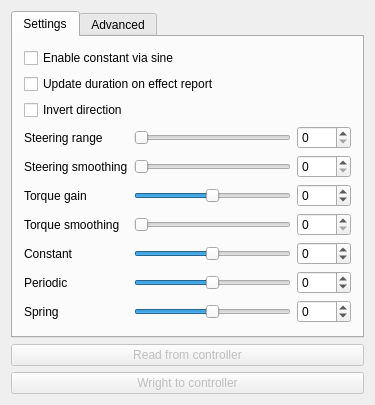
<?xml version="1.0" encoding="UTF-8"?>
<ui version="4.0">
 <class>MainWindow</class>
 <widget class="QMainWindow" name="MainWindow">
  <property name="enabled">
   <bool>true</bool>
  </property>
  <property name="geometry">
   <rect>
    <x>0</x>
    <y>0</y>
    <width>375</width>
    <height>382</height>
   </rect>
  </property>
  <property name="sizePolicy">
   <sizepolicy hsizetype="Fixed" vsizetype="Fixed">
    <horstretch>0</horstretch>
    <verstretch>0</verstretch>
   </sizepolicy>
  </property>
  <property name="windowTitle">
   <string>FFB Joystick Settings</string>
  </property>
  <property name="autoFillBackground">
   <bool>true</bool>
  </property>
  <property name="documentMode">
   <bool>false</bool>
  </property>
  <widget class="QWidget" name="centralWidget">
   <layout class="QVBoxLayout" name="verticalLayout_6">
    <item>
     <widget class="QTabWidget" name="tabWidget_3">
      <property name="currentIndex">
       <number>0</number>
      </property>
      <widget class="QWidget" name="tab_3">
       <attribute name="title">
        <string>Settings</string>
       </attribute>
       <layout class="QVBoxLayout" name="verticalLayout">
        <item>
         <widget class="QCheckBox" name="enableConstantViaSinCheckBox">
          <property name="toolTip">
           <string>Some games use sine effect to emulate constant force (for example Raceroom) Check this box for correct effects in such games.</string>
          </property>
          <property name="text">
           <string>Enable constant via sine</string>
          </property>
         </widget>
        </item>
        <item>
         <widget class="QCheckBox" name="updateDurationOnEffectReportCheckBox">
          <property name="toolTip">
           <string>Some games do not update effects duration correctly. Keep this box checked unless your game does not stop effects correctly.</string>
          </property>
          <property name="text">
           <string>Update duration on effect report</string>
          </property>
         </widget>
        </item>
        <item>
         <widget class="QCheckBox" name="invertDirection_1">
          <property name="toolTip">
           <string>Uncheck/check this box if your wheel turns to wrong side in game</string>
          </property>
          <property name="text">
           <string>Invert direction</string>
          </property>
         </widget>
        </item>
        <item>
         <layout class="QGridLayout" name="gridLayout">
          <item row="3" column="0">
           <widget class="QLabel" name="label_21">
            <property name="toolTip">
             <string>Filter for torque output smoothness. Increase value if FFB effects are noisy in game.</string>
            </property>
            <property name="text">
             <string>Torque smoothing</string>
            </property>
           </widget>
          </item>
          <item row="1" column="2">
           <widget class="QSpinBox" name="steeringSmoothingSpinner_1"/>
          </item>
          <item row="0" column="2">
           <widget class="QSpinBox" name="steeringRangeSpinner_1">
            <property name="maximum">
             <number>1000</number>
            </property>
            <property name="singleStep">
             <number>10</number>
            </property>
           </widget>
          </item>
          <item row="2" column="2">
           <widget class="QSpinBox" name="torqueGainSpinner_1">
            <property name="minimum">
             <number>-100</number>
            </property>
            <property name="maximum">
             <number>100</number>
            </property>
           </widget>
          </item>
          <item row="6" column="2">
           <widget class="QSpinBox" name="springSpinner_1">
            <property name="minimum">
             <number>-100</number>
            </property>
            <property name="maximum">
             <number>100</number>
            </property>
           </widget>
          </item>
          <item row="6" column="1">
           <widget class="QSlider" name="springSlider_1">
            <property name="minimum">
             <number>-100</number>
            </property>
            <property name="maximum">
             <number>100</number>
            </property>
            <property name="orientation">
             <enum>Qt::Horizontal</enum>
            </property>
           </widget>
          </item>
          <item row="2" column="0">
           <widget class="QLabel" name="label_25">
            <property name="toolTip">
             <string>Total effect power. Set ot negative values if you need to inver effect direction</string>
            </property>
            <property name="text">
             <string>Torque gain</string>
            </property>
           </widget>
          </item>
          <item row="4" column="0">
           <widget class="QLabel" name="label_26">
            <property name="toolTip">
             <string>Constant effect power. Set ot negative values if you need to inver effect direction</string>
            </property>
            <property name="text">
             <string>Constant</string>
            </property>
           </widget>
          </item>
          <item row="5" column="0">
           <widget class="QLabel" name="label_18">
            <property name="toolTip">
             <string>Periodic effect power. Set ot negative values if you need to inver effect direction</string>
            </property>
            <property name="text">
             <string>Periodic</string>
            </property>
           </widget>
          </item>
          <item row="0" column="0">
           <widget class="QLabel" name="label_23">
            <property name="toolTip">
             <string>Total range of wheel rotation in deegrees</string>
            </property>
            <property name="text">
             <string>Steering range</string>
            </property>
           </widget>
          </item>
          <item row="1" column="1">
           <widget class="QSlider" name="steeringSmoothingSlider_1">
            <property name="orientation">
             <enum>Qt::Horizontal</enum>
            </property>
           </widget>
          </item>
          <item row="0" column="1">
           <widget class="QSlider" name="steeringRangeSlider_1">
            <property name="maximum">
             <number>1000</number>
            </property>
            <property name="singleStep">
             <number>10</number>
            </property>
            <property name="orientation">
             <enum>Qt::Horizontal</enum>
            </property>
           </widget>
          </item>
          <item row="4" column="1">
           <widget class="QSlider" name="constantSlider_1">
            <property name="minimum">
             <number>-100</number>
            </property>
            <property name="maximum">
             <number>100</number>
            </property>
            <property name="orientation">
             <enum>Qt::Horizontal</enum>
            </property>
           </widget>
          </item>
          <item row="4" column="2">
           <widget class="QSpinBox" name="constantSpinner_1">
            <property name="minimum">
             <number>-100</number>
            </property>
            <property name="maximum">
             <number>100</number>
            </property>
           </widget>
          </item>
          <item row="5" column="1">
           <widget class="QSlider" name="periodicSlider_1">
            <property name="minimum">
             <number>-100</number>
            </property>
            <property name="maximum">
             <number>100</number>
            </property>
            <property name="orientation">
             <enum>Qt::Horizontal</enum>
            </property>
           </widget>
          </item>
          <item row="6" column="0">
           <widget class="QLabel" name="label_28">
            <property name="toolTip">
             <string>Spring effect power. Set ot negative values if you need to inver effect direction</string>
            </property>
            <property name="text">
             <string>Spring</string>
            </property>
           </widget>
          </item>
          <item row="2" column="1">
           <widget class="QSlider" name="torqueGainSlider_1">
            <property name="minimum">
             <number>-100</number>
            </property>
            <property name="maximum">
             <number>100</number>
            </property>
            <property name="orientation">
             <enum>Qt::Horizontal</enum>
            </property>
           </widget>
          </item>
          <item row="1" column="0">
           <widget class="QLabel" name="label_27">
            <property name="toolTip">
             <string>Filter for steering output smoothness. Increase value if wheel steering is noisy in game.</string>
            </property>
            <property name="text">
             <string>Steering smoothing</string>
            </property>
           </widget>
          </item>
          <item row="3" column="1">
           <widget class="QSlider" name="torqueSmoothingSlider_1">
            <property name="orientation">
             <enum>Qt::Horizontal</enum>
            </property>
           </widget>
          </item>
          <item row="5" column="2">
           <widget class="QSpinBox" name="periodicSpinner_1">
            <property name="minimum">
             <number>-100</number>
            </property>
            <property name="maximum">
             <number>100</number>
            </property>
           </widget>
          </item>
          <item row="3" column="2">
           <widget class="QSpinBox" name="torqueSmoothingSpinner_1"/>
          </item>
         </layout>
        </item>
       </layout>
      </widget>
      <widget class="QWidget" name="tab_4">
       <attribute name="title">
        <string>Advanced</string>
       </attribute>
       <layout class="QVBoxLayout" name="verticalLayout_4">
        <item>
         <widget class="QCheckBox" name="checkBoenableSystemSettingsCheckBox">
          <property name="text">
           <string>Enable advanced settings</string>
          </property>
         </widget>
        </item>
        <item>
         <layout class="QFormLayout" name="formLayout">
          <property name="leftMargin">
           <number>5</number>
          </property>
          <property name="topMargin">
           <number>5</number>
          </property>
          <property name="rightMargin">
           <number>5</number>
          </property>
          <property name="bottomMargin">
           <number>5</number>
          </property>
          <item row="0" column="0">
           <widget class="QLabel" name="label_2">
            <property name="text">
             <string>Encoder CPR</string>
            </property>
           </widget>
          </item>
          <item row="0" column="1">
           <widget class="QSpinBox" name="encoderSpinBox">
            <property name="enabled">
             <bool>false</bool>
            </property>
            <property name="readOnly">
             <bool>false</bool>
            </property>
            <property name="maximum">
             <number>99999</number>
            </property>
            <property name="singleStep">
             <number>10</number>
            </property>
           </widget>
          </item>
          <item row="1" column="1">
           <widget class="QSpinBox" name="mechanicalCenterSpinBox">
            <property name="enabled">
             <bool>false</bool>
            </property>
            <property name="maximum">
             <number>99999</number>
            </property>
           </widget>
          </item>
          <item row="1" column="0">
           <widget class="QLabel" name="label_3">
            <property name="text">
             <string>Mechanical center</string>
            </property>
           </widget>
          </item>
         </layout>
        </item>
        <item>
         <widget class="QPushButton" name="mechanicalCenterSetButton">
          <property name="enabled">
           <bool>false</bool>
          </property>
          <property name="text">
           <string>Set mechanical center to current position</string>
          </property>
         </widget>
        </item>
        <item>
         <widget class="QPushButton" name="calibrateElectricalCenterButton">
          <property name="enabled">
           <bool>false</bool>
          </property>
          <property name="text">
           <string>Calibrate electrical poles curve</string>
          </property>
         </widget>
        </item>
        <item>
         <spacer name="verticalSpacer">
          <property name="orientation">
           <enum>Qt::Vertical</enum>
          </property>
          <property name="sizeHint" stdset="0">
           <size>
            <width>20</width>
            <height>40</height>
           </size>
          </property>
         </spacer>
        </item>
       </layout>
      </widget>
     </widget>
    </item>
    <item>
     <widget class="QPushButton" name="readButton">
      <property name="enabled">
       <bool>false</bool>
      </property>
      <property name="text">
       <string>Read from controller</string>
      </property>
     </widget>
    </item>
    <item>
     <widget class="QPushButton" name="writeButton">
      <property name="enabled">
       <bool>false</bool>
      </property>
      <property name="text">
       <string>Wright to controller</string>
      </property>
     </widget>
    </item>
   </layout>
  </widget>
 </widget>
 <layoutdefault spacing="6" margin="11"/>
 <resources/>
 <connections>
  <connection>
   <sender>periodicSlider_1</sender>
   <signal>valueChanged(int)</signal>
   <receiver>periodicSpinner_1</receiver>
   <slot>setValue(int)</slot>
   <hints>
    <hint type="sourcelabel">
     <x>294</x>
     <y>327</y>
    </hint>
    <hint type="destinationlabel">
     <x>351</x>
     <y>326</y>
    </hint>
   </hints>
  </connection>
  <connection>
   <sender>torqueGainSpinner_1</sender>
   <signal>valueChanged(int)</signal>
   <receiver>torqueGainSlider_1</receiver>
   <slot>setValue(int)</slot>
   <hints>
    <hint type="sourcelabel">
     <x>351</x>
     <y>186</y>
    </hint>
    <hint type="destinationlabel">
     <x>294</x>
     <y>187</y>
    </hint>
   </hints>
  </connection>
  <connection>
   <sender>springSlider_1</sender>
   <signal>valueChanged(int)</signal>
   <receiver>springSpinner_1</receiver>
   <slot>setValue(int)</slot>
   <hints>
    <hint type="sourcelabel">
     <x>294</x>
     <y>467</y>
    </hint>
    <hint type="destinationlabel">
     <x>351</x>
     <y>466</y>
    </hint>
   </hints>
  </connection>
  <connection>
   <sender>torqueSmoothingSpinner_1</sender>
   <signal>valueChanged(int)</signal>
   <receiver>torqueSmoothingSlider_1</receiver>
   <slot>setValue(int)</slot>
   <hints>
    <hint type="sourcelabel">
     <x>351</x>
     <y>214</y>
    </hint>
    <hint type="destinationlabel">
     <x>294</x>
     <y>215</y>
    </hint>
   </hints>
  </connection>
  <connection>
   <sender>steeringRangeSlider_1</sender>
   <signal>valueChanged(int)</signal>
   <receiver>steeringRangeSpinner_1</receiver>
   <slot>setValue(int)</slot>
   <hints>
    <hint type="sourcelabel">
     <x>294</x>
     <y>131</y>
    </hint>
    <hint type="destinationlabel">
     <x>351</x>
     <y>130</y>
    </hint>
   </hints>
  </connection>
  <connection>
   <sender>periodicSpinner_1</sender>
   <signal>valueChanged(int)</signal>
   <receiver>periodicSlider_1</receiver>
   <slot>setValue(int)</slot>
   <hints>
    <hint type="sourcelabel">
     <x>351</x>
     <y>326</y>
    </hint>
    <hint type="destinationlabel">
     <x>294</x>
     <y>327</y>
    </hint>
   </hints>
  </connection>
  <connection>
   <sender>steeringRangeSpinner_1</sender>
   <signal>valueChanged(int)</signal>
   <receiver>steeringRangeSlider_1</receiver>
   <slot>setValue(int)</slot>
   <hints>
    <hint type="sourcelabel">
     <x>351</x>
     <y>130</y>
    </hint>
    <hint type="destinationlabel">
     <x>294</x>
     <y>131</y>
    </hint>
   </hints>
  </connection>
  <connection>
   <sender>checkBoenableSystemSettingsCheckBox</sender>
   <signal>toggled(bool)</signal>
   <receiver>calibrateElectricalCenterButton</receiver>
   <slot>setEnabled(bool)</slot>
   <hints>
    <hint type="sourcelabel">
     <x>60</x>
     <y>56</y>
    </hint>
    <hint type="destinationlabel">
     <x>352</x>
     <y>176</y>
    </hint>
   </hints>
  </connection>
  <connection>
   <sender>steeringSmoothingSpinner_1</sender>
   <signal>valueChanged(int)</signal>
   <receiver>steeringSmoothingSlider_1</receiver>
   <slot>setValue(int)</slot>
   <hints>
    <hint type="sourcelabel">
     <x>351</x>
     <y>158</y>
    </hint>
    <hint type="destinationlabel">
     <x>294</x>
     <y>159</y>
    </hint>
   </hints>
  </connection>
  <connection>
   <sender>torqueSmoothingSlider_1</sender>
   <signal>valueChanged(int)</signal>
   <receiver>torqueSmoothingSpinner_1</receiver>
   <slot>setValue(int)</slot>
   <hints>
    <hint type="sourcelabel">
     <x>294</x>
     <y>215</y>
    </hint>
    <hint type="destinationlabel">
     <x>351</x>
     <y>214</y>
    </hint>
   </hints>
  </connection>
  <connection>
   <sender>constantSpinner_1</sender>
   <signal>valueChanged(int)</signal>
   <receiver>constantSlider_1</receiver>
   <slot>setValue(int)</slot>
   <hints>
    <hint type="sourcelabel">
     <x>351</x>
     <y>270</y>
    </hint>
    <hint type="destinationlabel">
     <x>294</x>
     <y>271</y>
    </hint>
   </hints>
  </connection>
  <connection>
   <sender>torqueGainSlider_1</sender>
   <signal>valueChanged(int)</signal>
   <receiver>torqueGainSpinner_1</receiver>
   <slot>setValue(int)</slot>
   <hints>
    <hint type="sourcelabel">
     <x>294</x>
     <y>187</y>
    </hint>
    <hint type="destinationlabel">
     <x>351</x>
     <y>186</y>
    </hint>
   </hints>
  </connection>
  <connection>
   <sender>springSpinner_1</sender>
   <signal>valueChanged(int)</signal>
   <receiver>springSlider_1</receiver>
   <slot>setValue(int)</slot>
   <hints>
    <hint type="sourcelabel">
     <x>351</x>
     <y>466</y>
    </hint>
    <hint type="destinationlabel">
     <x>294</x>
     <y>467</y>
    </hint>
   </hints>
  </connection>
  <connection>
   <sender>constantSlider_1</sender>
   <signal>valueChanged(int)</signal>
   <receiver>constantSpinner_1</receiver>
   <slot>setValue(int)</slot>
   <hints>
    <hint type="sourcelabel">
     <x>294</x>
     <y>271</y>
    </hint>
    <hint type="destinationlabel">
     <x>351</x>
     <y>270</y>
    </hint>
   </hints>
  </connection>
  <connection>
   <sender>steeringSmoothingSlider_1</sender>
   <signal>valueChanged(int)</signal>
   <receiver>steeringSmoothingSpinner_1</receiver>
   <slot>setValue(int)</slot>
   <hints>
    <hint type="sourcelabel">
     <x>294</x>
     <y>159</y>
    </hint>
    <hint type="destinationlabel">
     <x>351</x>
     <y>158</y>
    </hint>
   </hints>
  </connection>
  <connection>
   <sender>checkBoenableSystemSettingsCheckBox</sender>
   <signal>toggled(bool)</signal>
   <receiver>encoderSpinBox</receiver>
   <slot>setEnabled(bool)</slot>
   <hints>
    <hint type="sourcelabel">
     <x>46</x>
     <y>48</y>
    </hint>
    <hint type="destinationlabel">
     <x>121</x>
     <y>75</y>
    </hint>
   </hints>
  </connection>
  <connection>
   <sender>checkBoenableSystemSettingsCheckBox</sender>
   <signal>toggled(bool)</signal>
   <receiver>mechanicalCenterSpinBox</receiver>
   <slot>setEnabled(bool)</slot>
   <hints>
    <hint type="sourcelabel">
     <x>79</x>
     <y>49</y>
    </hint>
    <hint type="destinationlabel">
     <x>125</x>
     <y>107</y>
    </hint>
   </hints>
  </connection>
  <connection>
   <sender>checkBoenableSystemSettingsCheckBox</sender>
   <signal>toggled(bool)</signal>
   <receiver>mechanicalCenterSetButton</receiver>
   <slot>setEnabled(bool)</slot>
   <hints>
    <hint type="sourcelabel">
     <x>36</x>
     <y>48</y>
    </hint>
    <hint type="destinationlabel">
     <x>86</x>
     <y>134</y>
    </hint>
   </hints>
  </connection>
  <connection>
   <sender>checkBoenableSystemSettingsCheckBox</sender>
   <signal>toggled(bool)</signal>
   <receiver>mechanicalCenterSetButton</receiver>
   <slot>setEnabled(bool)</slot>
   <hints>
    <hint type="sourcelabel">
     <x>104</x>
     <y>48</y>
    </hint>
    <hint type="destinationlabel">
     <x>109</x>
     <y>138</y>
    </hint>
   </hints>
  </connection>
 </connections>
</ui>
